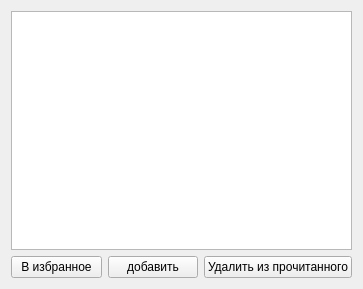
<?xml version="1.0" encoding="UTF-8"?>
<ui version="4.0">
 <class>widget</class>
 <widget class="QWidget" name="widget">
  <property name="geometry">
   <rect>
    <x>0</x>
    <y>0</y>
    <width>363</width>
    <height>289</height>
   </rect>
  </property>
  <property name="windowTitle">
   <string>Прочитанное</string>
  </property>
  <layout class="QGridLayout" name="gridLayout">
   <item row="1" column="0">
    <widget class="QPushButton" name="append3">
     <property name="text">
      <string>В избранное</string>
     </property>
    </widget>
   </item>
   <item row="0" column="0" colspan="3">
    <widget class="QTableWidget" name="tableWidget"/>
   </item>
   <item row="1" column="2">
    <widget class="QPushButton" name="delete3">
     <property name="text">
      <string>Удалить из прочитанного</string>
     </property>
    </widget>
   </item>
   <item row="1" column="1">
    <widget class="QPushButton" name="pushButton">
     <property name="text">
      <string>добавить</string>
     </property>
    </widget>
   </item>
  </layout>
 </widget>
 <resources/>
 <connections/>
</ui>
